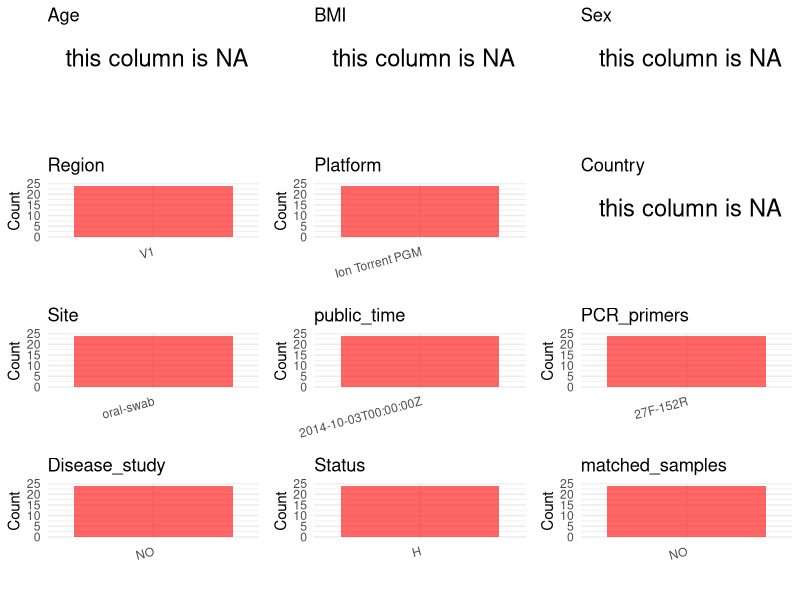

Reproduce this figure in R. (Note: this script raises an error after producing the figure.)
## ---- chunk 1
# Load necessary libraries
library(dplyr)
library(ggplot2)
library(cowplot)

# Set working directory (update this path to your local directory)
setwd("D:/metadata/3/PRJNA255332")

# Read the initial metadata files
initial_meta<-read.csv("SraRunTable.csv",header = T)

# Combine the two metadata files
#meta <- rbind(initial_meta, initial_meta1)

#Remove entries non-oral samples
#initial_meta <- subset(initial_meta,BioSampleModel != "Metagenome or environmental")

# Check the number of samples containing "HT" in Sample.Name (e.g., healthy controls)
#nrow(subset(meta, grepl("HT", Sample.Name)))

# Display the first few rows of the metadata
head(initial_meta)
## ---- chunk 2
# Create a uniform metadata dataframe
metadata <- data.frame(
  BioProject = initial_meta$BioProject,
  Run = initial_meta$Run,
  sample_name = initial_meta$Sample.Name,
  Age = NA,
  BMI = NA,
  Sex=NA,
  Region = "V1",
  Platform = initial_meta$Instrument,
  Country = NA,
  Site = initial_meta$env_material,
  public_time = initial_meta$ReleaseDate,
  Status = "H",
  stringsAsFactors = FALSE
)
## ---- chunk 3
# Add information obtained from the publication
metadata$PCR_primers <- "27F-152R"
metadata$title <- "Alcohol and tobacco consumption affects bacterial richness in oral cavity mucosa biofilms"
metadata$Disease_study <- "NO"
# Assign disease status based on sample_name patterns
#metadata <- metadata %>%
#  mutate(Status = case_when(
#    initial_meta$Sample.Name == "Oral mucosa of healthy patients" ~ "H",
#    initial_meta$Sample.Name %in% c("Oral mucosa from affected regions of oral lichen planus patients", "Bacterial community associated with the unaffected regions from oral mucosa of Oral Lichen Planus patients") ~ "OLP"
#  ))

metadata$matched_samples <- "NO"
## ---- chunk 4
# Check the number of unique runs and sample names
print(paste("Number of unique runs:", length(unique(metadata$Run))))
print(paste("Number of unique sample names:", length(unique(metadata$sample_name))))
## ---- chunk 5
# Select columns for visualization
plot_data <- metadata %>%
  select(-BioProject, -Run, -sample_name, -title)

# Function to create simple plots for each column
create_simple_plots <- function(data) {
  plots <- list()
  
  for (col in colnames(data)) {
    # Check if the column is all NA
    if (all(is.na(data[[col]]))) {
      # Create an empty plot with text indicating all NA
      p <- ggplot() +
        annotate("text", x = 0.5, y = 0.5, label = "this column is NA", size = 6) +
        labs(title = col) +
        theme_void()
    } else if (is.numeric(data[[col]])) {
      # Numeric variable: histogram
      p <- ggplot(data, aes(x = .data[[col]])) +
        geom_histogram(fill = "blue", alpha = 0.6, bins = 20, na.rm = TRUE) +
        labs(title = col) +
        theme_minimal()
    } else {
      # Categorical variable: bar plot (remove NA values)
      count_data <- as.data.frame(table(data[[col]], useNA = "ifany"))
      p <- ggplot(count_data, aes(x = reorder(Var1, -Freq), y = Freq)) +
        geom_col(fill = "red", alpha = 0.6) +
        labs(title = col, x = NULL, y = "Count") +
        theme_minimal() +
        theme(axis.text.x = element_text(angle = 15, hjust = 1))
    }
    plots[[col]] <- p
  }
  
  return(plots)
}

# Generate and arrange plots
plots <- create_simple_plots(plot_data)
p<-plot_grid(plots$Age, 
          plots$BMI, 
          plots$Sex, 
          plots$Region, 
          plots$Platform, 
          plots$Country, 
          plots$Site,
          plots$public_time, 
          plots$PCR_primers,
          plots$Disease_study,
          plots$Status,
          plots$matched_samples,# add 
          ncol = 3, align = "hv", axis = "lb")
ggsave("Metadata_Summary.png", plot = p, width = 8, height = 6, dpi = 150)
## ---- chunk 6
knitr::include_graphics("metadata_summary.png")
## ---- chunk 7
# Reorder columns to match the desired format
metadata <- metadata[, c(
  "BioProject", "Run", "sample_name", "Age", "BMI", "Sex", 
  "Region", "Platform", "Country", "Site", "public_time", 
  "PCR_primers", "title", "Disease_study", "Status","matched_samples"
)]

# Export the uniform metadata to a CSV file
write.csv(metadata, file = "metadata.csv", quote = TRUE)
head(metadata)
